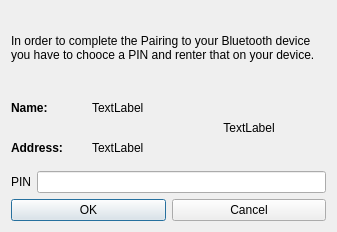
<ui version="4.0" >
 <class>PasskeyDialog</class>
 <widget class="QDialog" name="PasskeyDialog" >
  <property name="geometry" >
   <rect>
    <x>0</x>
    <y>0</y>
    <width>337</width>
    <height>232</height>
   </rect>
  </property>
  <property name="windowTitle" >
   <string>Dialog</string>
  </property>
  <layout class="QVBoxLayout" >
   <item>
    <widget class="QLabel" name="label" >
     <property name="text" >
      <string>In order to complete the Pairing to your Bluetooth device you have to chooce a PIN and renter that on your device.</string>
     </property>
     <property name="wordWrap" >
      <bool>true</bool>
     </property>
    </widget>
   </item>
   <item>
    <layout class="QHBoxLayout" >
     <item>
      <layout class="QVBoxLayout" >
       <item>
        <layout class="QHBoxLayout" >
         <item>
          <widget class="QLabel" name="label_3" >
           <property name="font" >
            <font>
             <weight>75</weight>
             <bold>true</bold>
            </font>
           </property>
           <property name="text" >
            <string>Name: </string>
           </property>
          </widget>
         </item>
         <item>
          <widget class="QLabel" name="nameLabel" >
           <property name="text" >
            <string>TextLabel</string>
           </property>
          </widget>
         </item>
        </layout>
       </item>
       <item>
        <layout class="QHBoxLayout" >
         <item>
          <widget class="QLabel" name="label_4" >
           <property name="font" >
            <font>
             <weight>75</weight>
             <bold>true</bold>
            </font>
           </property>
           <property name="text" >
            <string>Address: </string>
           </property>
          </widget>
         </item>
         <item>
          <widget class="QLabel" name="addrLabel" >
           <property name="text" >
            <string>TextLabel</string>
           </property>
          </widget>
         </item>
        </layout>
       </item>
      </layout>
     </item>
     <item>
      <widget class="QLabel" name="iconLabel" >
       <property name="text" >
        <string>TextLabel</string>
       </property>
       <property name="alignment" >
        <set>Qt::AlignCenter</set>
       </property>
      </widget>
     </item>
    </layout>
   </item>
   <item>
    <layout class="QHBoxLayout" >
     <item>
      <widget class="QLabel" name="label_2" >
       <property name="text" >
        <string>PIN</string>
       </property>
      </widget>
     </item>
     <item>
      <widget class="QLineEdit" name="pinLineEdit" />
     </item>
    </layout>
   </item>
   <item>
    <layout class="QHBoxLayout" >
     <item>
      <widget class="QPushButton" name="okButton" >
       <property name="text" >
        <string>OK</string>
       </property>
      </widget>
     </item>
     <item>
      <widget class="QPushButton" name="cancelButton" >
       <property name="text" >
        <string>Cancel</string>
       </property>
      </widget>
     </item>
    </layout>
   </item>
  </layout>
 </widget>
 <resources/>
 <connections/>
</ui>
